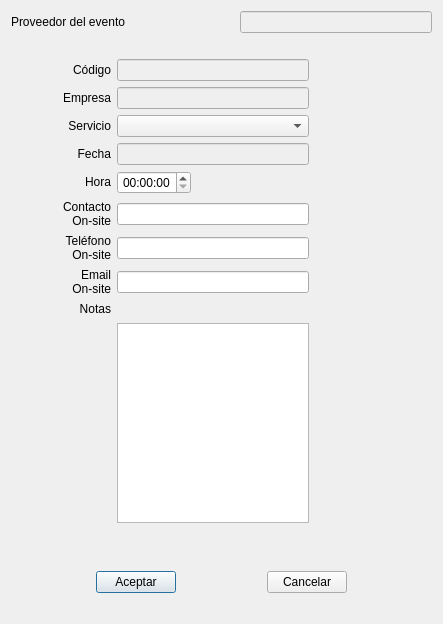
<?xml version="1.0" encoding="UTF-8"?>
<ui version="4.0">
 <class>Dialog</class>
 <widget class="QDialog" name="Dialog">
  <property name="geometry">
   <rect>
    <x>0</x>
    <y>0</y>
    <width>443</width>
    <height>624</height>
   </rect>
  </property>
  <property name="windowTitle">
   <string>Dialog</string>
  </property>
  <layout class="QVBoxLayout" name="verticalLayout_2">
   <item>
    <layout class="QHBoxLayout" name="horizontalLayout_2">
     <item>
      <widget class="QLabel" name="labelProject">
       <property name="minimumSize">
        <size>
         <width>220</width>
         <height>0</height>
        </size>
       </property>
       <property name="styleSheet">
        <string notr="true">font: 14pt &quot;MS Shell Dlg 2&quot;;</string>
       </property>
       <property name="text">
        <string>Proveedor del evento</string>
       </property>
      </widget>
     </item>
     <item>
      <widget class="QLineEdit" name="inputEvento">
       <property name="enabled">
        <bool>false</bool>
       </property>
       <property name="sizePolicy">
        <sizepolicy hsizetype="Fixed" vsizetype="Fixed">
         <horstretch>0</horstretch>
         <verstretch>0</verstretch>
        </sizepolicy>
       </property>
       <property name="minimumSize">
        <size>
         <width>192</width>
         <height>0</height>
        </size>
       </property>
       <property name="styleSheet">
        <string notr="true">font: 10pt &quot;MS Shell Dlg 2&quot;;</string>
       </property>
       <property name="text">
        <string/>
       </property>
      </widget>
     </item>
    </layout>
   </item>
   <item>
    <spacer name="horizontalSpacer_2">
     <property name="orientation">
      <enum>Qt::Horizontal</enum>
     </property>
     <property name="sizeHint" stdset="0">
      <size>
       <width>40</width>
       <height>20</height>
      </size>
     </property>
    </spacer>
   </item>
   <item>
    <layout class="QHBoxLayout" name="horizontalLayout_3">
     <item>
      <widget class="QLabel" name="labelCodigo">
       <property name="sizePolicy">
        <sizepolicy hsizetype="Fixed" vsizetype="Fixed">
         <horstretch>0</horstretch>
         <verstretch>0</verstretch>
        </sizepolicy>
       </property>
       <property name="minimumSize">
        <size>
         <width>100</width>
         <height>0</height>
        </size>
       </property>
       <property name="text">
        <string>Código</string>
       </property>
       <property name="alignment">
        <set>Qt::AlignRight|Qt::AlignTop|Qt::AlignTrailing</set>
       </property>
      </widget>
     </item>
     <item>
      <widget class="QLineEdit" name="inputCodigo">
       <property name="enabled">
        <bool>false</bool>
       </property>
       <property name="sizePolicy">
        <sizepolicy hsizetype="Fixed" vsizetype="Fixed">
         <horstretch>0</horstretch>
         <verstretch>0</verstretch>
        </sizepolicy>
       </property>
       <property name="minimumSize">
        <size>
         <width>192</width>
         <height>0</height>
        </size>
       </property>
      </widget>
     </item>
     <item>
      <spacer name="horizontalSpacer_7">
       <property name="orientation">
        <enum>Qt::Horizontal</enum>
       </property>
       <property name="sizeHint" stdset="0">
        <size>
         <width>40</width>
         <height>20</height>
        </size>
       </property>
      </spacer>
     </item>
    </layout>
   </item>
   <item>
    <layout class="QHBoxLayout" name="horizontalLayout_4">
     <item>
      <widget class="QLabel" name="labelNombre">
       <property name="sizePolicy">
        <sizepolicy hsizetype="Fixed" vsizetype="Fixed">
         <horstretch>0</horstretch>
         <verstretch>0</verstretch>
        </sizepolicy>
       </property>
       <property name="minimumSize">
        <size>
         <width>100</width>
         <height>0</height>
        </size>
       </property>
       <property name="text">
        <string>Empresa</string>
       </property>
       <property name="alignment">
        <set>Qt::AlignRight|Qt::AlignTop|Qt::AlignTrailing</set>
       </property>
      </widget>
     </item>
     <item>
      <widget class="QLineEdit" name="inputEmpresa">
       <property name="enabled">
        <bool>false</bool>
       </property>
       <property name="sizePolicy">
        <sizepolicy hsizetype="Fixed" vsizetype="Fixed">
         <horstretch>0</horstretch>
         <verstretch>0</verstretch>
        </sizepolicy>
       </property>
       <property name="minimumSize">
        <size>
         <width>192</width>
         <height>0</height>
        </size>
       </property>
      </widget>
     </item>
     <item>
      <spacer name="horizontalSpacer_8">
       <property name="orientation">
        <enum>Qt::Horizontal</enum>
       </property>
       <property name="sizeHint" stdset="0">
        <size>
         <width>40</width>
         <height>20</height>
        </size>
       </property>
      </spacer>
     </item>
    </layout>
   </item>
   <item>
    <layout class="QHBoxLayout" name="horizontalLayout_5">
     <item>
      <widget class="QLabel" name="labelCargo">
       <property name="sizePolicy">
        <sizepolicy hsizetype="Fixed" vsizetype="Fixed">
         <horstretch>0</horstretch>
         <verstretch>0</verstretch>
        </sizepolicy>
       </property>
       <property name="minimumSize">
        <size>
         <width>100</width>
         <height>0</height>
        </size>
       </property>
       <property name="text">
        <string>Servicio</string>
       </property>
       <property name="alignment">
        <set>Qt::AlignRight|Qt::AlignTop|Qt::AlignTrailing</set>
       </property>
      </widget>
     </item>
     <item>
      <widget class="QComboBox" name="comboServicio">
       <property name="sizePolicy">
        <sizepolicy hsizetype="Fixed" vsizetype="Fixed">
         <horstretch>0</horstretch>
         <verstretch>0</verstretch>
        </sizepolicy>
       </property>
       <property name="minimumSize">
        <size>
         <width>192</width>
         <height>0</height>
        </size>
       </property>
      </widget>
     </item>
     <item>
      <spacer name="horizontalSpacer_5">
       <property name="orientation">
        <enum>Qt::Horizontal</enum>
       </property>
       <property name="sizeHint" stdset="0">
        <size>
         <width>40</width>
         <height>20</height>
        </size>
       </property>
      </spacer>
     </item>
    </layout>
   </item>
   <item>
    <layout class="QHBoxLayout" name="horizontalLayout_6">
     <item>
      <widget class="QLabel" name="labelFecha">
       <property name="sizePolicy">
        <sizepolicy hsizetype="Fixed" vsizetype="Fixed">
         <horstretch>0</horstretch>
         <verstretch>0</verstretch>
        </sizepolicy>
       </property>
       <property name="minimumSize">
        <size>
         <width>100</width>
         <height>0</height>
        </size>
       </property>
       <property name="text">
        <string>Fecha</string>
       </property>
       <property name="alignment">
        <set>Qt::AlignRight|Qt::AlignTop|Qt::AlignTrailing</set>
       </property>
      </widget>
     </item>
     <item>
      <widget class="QLineEdit" name="inputFecha">
       <property name="enabled">
        <bool>false</bool>
       </property>
       <property name="sizePolicy">
        <sizepolicy hsizetype="Fixed" vsizetype="Fixed">
         <horstretch>0</horstretch>
         <verstretch>0</verstretch>
        </sizepolicy>
       </property>
       <property name="minimumSize">
        <size>
         <width>192</width>
         <height>0</height>
        </size>
       </property>
      </widget>
     </item>
     <item>
      <spacer name="horizontalSpacer_6">
       <property name="orientation">
        <enum>Qt::Horizontal</enum>
       </property>
       <property name="sizeHint" stdset="0">
        <size>
         <width>40</width>
         <height>20</height>
        </size>
       </property>
      </spacer>
     </item>
    </layout>
   </item>
   <item>
    <layout class="QHBoxLayout" name="horizontalLayout_7">
     <item>
      <widget class="QLabel" name="labelHora">
       <property name="sizePolicy">
        <sizepolicy hsizetype="Fixed" vsizetype="Fixed">
         <horstretch>0</horstretch>
         <verstretch>0</verstretch>
        </sizepolicy>
       </property>
       <property name="minimumSize">
        <size>
         <width>100</width>
         <height>0</height>
        </size>
       </property>
       <property name="text">
        <string>Hora</string>
       </property>
       <property name="alignment">
        <set>Qt::AlignRight|Qt::AlignTop|Qt::AlignTrailing</set>
       </property>
      </widget>
     </item>
     <item>
      <widget class="QTimeEdit" name="hora">
       <property name="sizePolicy">
        <sizepolicy hsizetype="Fixed" vsizetype="Fixed">
         <horstretch>0</horstretch>
         <verstretch>0</verstretch>
        </sizepolicy>
       </property>
       <property name="alignment">
        <set>Qt::AlignCenter</set>
       </property>
      </widget>
     </item>
     <item>
      <spacer name="horizontalSpacer">
       <property name="orientation">
        <enum>Qt::Horizontal</enum>
       </property>
       <property name="sizeType">
        <enum>QSizePolicy::Expanding</enum>
       </property>
       <property name="sizeHint" stdset="0">
        <size>
         <width>40</width>
         <height>20</height>
        </size>
       </property>
      </spacer>
     </item>
    </layout>
   </item>
   <item>
    <layout class="QHBoxLayout" name="horizontalLayout_8">
     <item>
      <widget class="QLabel" name="labelContacto">
       <property name="sizePolicy">
        <sizepolicy hsizetype="Fixed" vsizetype="Fixed">
         <horstretch>0</horstretch>
         <verstretch>0</verstretch>
        </sizepolicy>
       </property>
       <property name="minimumSize">
        <size>
         <width>100</width>
         <height>0</height>
        </size>
       </property>
       <property name="text">
        <string>Contacto
On-site</string>
       </property>
       <property name="alignment">
        <set>Qt::AlignRight|Qt::AlignTop|Qt::AlignTrailing</set>
       </property>
      </widget>
     </item>
     <item>
      <widget class="QLineEdit" name="inputContacto">
       <property name="sizePolicy">
        <sizepolicy hsizetype="Fixed" vsizetype="Fixed">
         <horstretch>0</horstretch>
         <verstretch>0</verstretch>
        </sizepolicy>
       </property>
       <property name="minimumSize">
        <size>
         <width>192</width>
         <height>0</height>
        </size>
       </property>
      </widget>
     </item>
     <item>
      <spacer name="horizontalSpacer_9">
       <property name="orientation">
        <enum>Qt::Horizontal</enum>
       </property>
       <property name="sizeHint" stdset="0">
        <size>
         <width>40</width>
         <height>20</height>
        </size>
       </property>
      </spacer>
     </item>
    </layout>
   </item>
   <item>
    <layout class="QHBoxLayout" name="horizontalLayout_9">
     <item>
      <widget class="QLabel" name="labelTelefono">
       <property name="sizePolicy">
        <sizepolicy hsizetype="Fixed" vsizetype="Fixed">
         <horstretch>0</horstretch>
         <verstretch>0</verstretch>
        </sizepolicy>
       </property>
       <property name="minimumSize">
        <size>
         <width>100</width>
         <height>0</height>
        </size>
       </property>
       <property name="text">
        <string>Teléfono
On-site</string>
       </property>
       <property name="alignment">
        <set>Qt::AlignRight|Qt::AlignTop|Qt::AlignTrailing</set>
       </property>
      </widget>
     </item>
     <item>
      <widget class="QLineEdit" name="inputTelefono">
       <property name="sizePolicy">
        <sizepolicy hsizetype="Fixed" vsizetype="Fixed">
         <horstretch>0</horstretch>
         <verstretch>0</verstretch>
        </sizepolicy>
       </property>
       <property name="minimumSize">
        <size>
         <width>192</width>
         <height>0</height>
        </size>
       </property>
      </widget>
     </item>
     <item>
      <spacer name="horizontalSpacer_10">
       <property name="orientation">
        <enum>Qt::Horizontal</enum>
       </property>
       <property name="sizeHint" stdset="0">
        <size>
         <width>40</width>
         <height>20</height>
        </size>
       </property>
      </spacer>
     </item>
    </layout>
   </item>
   <item>
    <layout class="QHBoxLayout" name="horizontalLayout_10">
     <item>
      <widget class="QLabel" name="labelEmail">
       <property name="sizePolicy">
        <sizepolicy hsizetype="Fixed" vsizetype="Fixed">
         <horstretch>0</horstretch>
         <verstretch>0</verstretch>
        </sizepolicy>
       </property>
       <property name="minimumSize">
        <size>
         <width>100</width>
         <height>0</height>
        </size>
       </property>
       <property name="text">
        <string>Email
On-site</string>
       </property>
       <property name="alignment">
        <set>Qt::AlignRight|Qt::AlignTop|Qt::AlignTrailing</set>
       </property>
      </widget>
     </item>
     <item>
      <widget class="QLineEdit" name="inputEmail">
       <property name="sizePolicy">
        <sizepolicy hsizetype="Fixed" vsizetype="Fixed">
         <horstretch>0</horstretch>
         <verstretch>0</verstretch>
        </sizepolicy>
       </property>
       <property name="minimumSize">
        <size>
         <width>192</width>
         <height>0</height>
        </size>
       </property>
      </widget>
     </item>
     <item>
      <spacer name="horizontalSpacer_11">
       <property name="orientation">
        <enum>Qt::Horizontal</enum>
       </property>
       <property name="sizeHint" stdset="0">
        <size>
         <width>40</width>
         <height>20</height>
        </size>
       </property>
      </spacer>
     </item>
    </layout>
   </item>
   <item>
    <layout class="QHBoxLayout" name="horizontalLayout_11">
     <item>
      <layout class="QVBoxLayout" name="verticalLayout">
       <item>
        <widget class="QLabel" name="labelNotas">
         <property name="sizePolicy">
          <sizepolicy hsizetype="Fixed" vsizetype="Fixed">
           <horstretch>0</horstretch>
           <verstretch>0</verstretch>
          </sizepolicy>
         </property>
         <property name="minimumSize">
          <size>
           <width>100</width>
           <height>0</height>
          </size>
         </property>
         <property name="text">
          <string>Notas</string>
         </property>
         <property name="alignment">
          <set>Qt::AlignRight|Qt::AlignTop|Qt::AlignTrailing</set>
         </property>
        </widget>
       </item>
       <item>
        <spacer name="verticalSpacer">
         <property name="orientation">
          <enum>Qt::Vertical</enum>
         </property>
         <property name="sizeHint" stdset="0">
          <size>
           <width>20</width>
           <height>40</height>
          </size>
         </property>
        </spacer>
       </item>
      </layout>
     </item>
     <item>
      <widget class="QPlainTextEdit" name="inputNotas">
       <property name="sizePolicy">
        <sizepolicy hsizetype="Fixed" vsizetype="Fixed">
         <horstretch>0</horstretch>
         <verstretch>0</verstretch>
        </sizepolicy>
       </property>
       <property name="minimumSize">
        <size>
         <width>192</width>
         <height>150</height>
        </size>
       </property>
       <property name="maximumSize">
        <size>
         <width>170</width>
         <height>200</height>
        </size>
       </property>
       <property name="layoutDirection">
        <enum>Qt::LeftToRight</enum>
       </property>
       <property name="frameShadow">
        <enum>QFrame::Sunken</enum>
       </property>
       <property name="sizeAdjustPolicy">
        <enum>QAbstractScrollArea::AdjustToContentsOnFirstShow</enum>
       </property>
       <property name="cursorWidth">
        <number>0</number>
       </property>
      </widget>
     </item>
     <item>
      <spacer name="horizontalSpacer_12">
       <property name="orientation">
        <enum>Qt::Horizontal</enum>
       </property>
       <property name="sizeHint" stdset="0">
        <size>
         <width>40</width>
         <height>20</height>
        </size>
       </property>
      </spacer>
     </item>
    </layout>
   </item>
   <item>
    <spacer name="horizontalSpacer_13">
     <property name="orientation">
      <enum>Qt::Horizontal</enum>
     </property>
     <property name="sizeHint" stdset="0">
      <size>
       <width>40</width>
       <height>20</height>
      </size>
     </property>
    </spacer>
   </item>
   <item>
    <layout class="QHBoxLayout" name="horizontalLayout">
     <item>
      <widget class="QPushButton" name="buttonGuardar">
       <property name="sizePolicy">
        <sizepolicy hsizetype="Fixed" vsizetype="Fixed">
         <horstretch>0</horstretch>
         <verstretch>0</verstretch>
        </sizepolicy>
       </property>
       <property name="text">
        <string>Aceptar</string>
       </property>
      </widget>
     </item>
     <item>
      <widget class="QPushButton" name="buttonCancelar">
       <property name="sizePolicy">
        <sizepolicy hsizetype="Fixed" vsizetype="Fixed">
         <horstretch>0</horstretch>
         <verstretch>0</verstretch>
        </sizepolicy>
       </property>
       <property name="text">
        <string>Cancelar</string>
       </property>
      </widget>
     </item>
    </layout>
   </item>
   <item>
    <spacer name="horizontalSpacer_3">
     <property name="orientation">
      <enum>Qt::Horizontal</enum>
     </property>
     <property name="sizeHint" stdset="0">
      <size>
       <width>40</width>
       <height>20</height>
      </size>
     </property>
    </spacer>
   </item>
  </layout>
 </widget>
 <tabstops>
  <tabstop>comboServicio</tabstop>
  <tabstop>hora</tabstop>
  <tabstop>inputContacto</tabstop>
  <tabstop>inputTelefono</tabstop>
  <tabstop>inputEmail</tabstop>
  <tabstop>inputNotas</tabstop>
  <tabstop>inputEvento</tabstop>
  <tabstop>inputCodigo</tabstop>
  <tabstop>inputEmpresa</tabstop>
  <tabstop>inputFecha</tabstop>
  <tabstop>buttonGuardar</tabstop>
  <tabstop>buttonCancelar</tabstop>
 </tabstops>
 <resources/>
 <connections/>
</ui>
